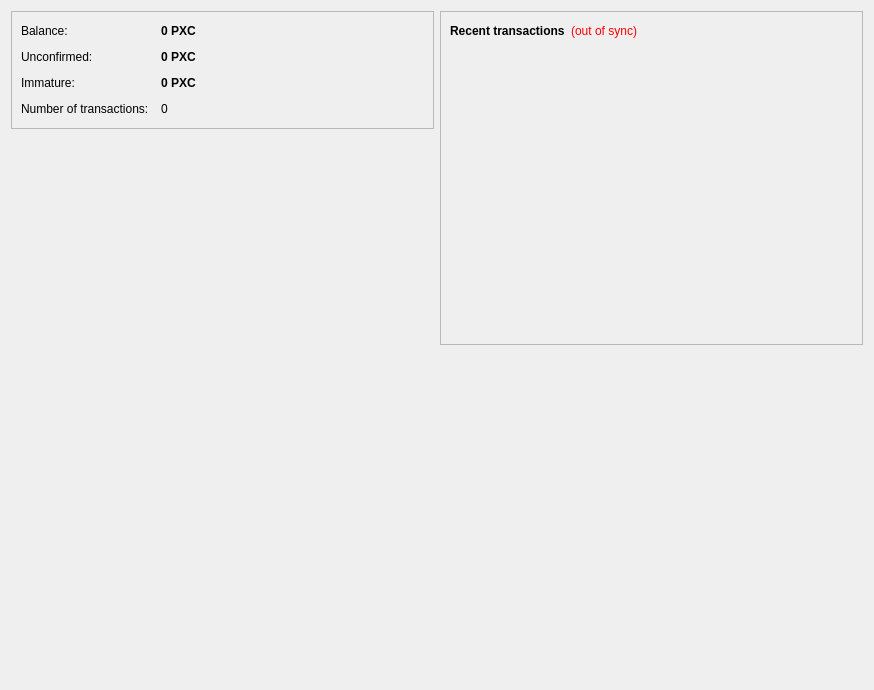
<?xml version="1.0" encoding="UTF-8"?>
<ui version="4.0">
 <class>OverviewPage</class>
 <widget class="QWidget" name="OverviewPage">
  <property name="geometry">
   <rect>
    <x>0</x>
    <y>0</y>
    <width>874</width>
    <height>690</height>
   </rect>
  </property>
  <property name="windowTitle">
   <string>Form</string>
  </property>
  <layout class="QHBoxLayout" name="horizontalLayout" stretch="1,1">
   <item>
    <layout class="QVBoxLayout" name="verticalLayout_2">
     <item>
      <widget class="QFrame" name="frame">
       <property name="frameShape">
        <enum>QFrame::StyledPanel</enum>
       </property>
       <property name="frameShadow">
        <enum>QFrame::Raised</enum>
       </property>
       <layout class="QVBoxLayout" name="verticalLayout_4">
        <item>
         <layout class="QFormLayout" name="formLayout_2">
          <property name="fieldGrowthPolicy">
           <enum>QFormLayout::AllNonFixedFieldsGrow</enum>
          </property>
          <property name="horizontalSpacing">
           <number>12</number>
          </property>
          <property name="verticalSpacing">
           <number>12</number>
          </property>
          <property name="topMargin">
           <number>3</number>
          </property>
          <property name="bottomMargin">
           <number>3</number>
          </property>
          <item row="0" column="0">
           <widget class="QLabel" name="label">
            <property name="text">
             <string>Balance:</string>
            </property>
           </widget>
          </item>
          <item row="0" column="1">
           <widget class="QLabel" name="labelBalance">
            <property name="font">
             <font>
              <weight>75</weight>
              <bold>true</bold>
             </font>
            </property>
            <property name="cursor">
             <cursorShape>IBeamCursor</cursorShape>
            </property>
            <property name="toolTip">
             <string>Your available balance</string>
            </property>
            <property name="text">
             <string notr="true">0 PXC</string>
            </property>
            <property name="textInteractionFlags">
             <set>Qt::LinksAccessibleByMouse|Qt::TextSelectableByKeyboard|Qt::TextSelectableByMouse</set>
            </property>
           </widget>
          </item>
          <item row="1" column="0">
           <widget class="QLabel" name="labelUnconfirmedText">
            <property name="text">
             <string>Unconfirmed:</string>
            </property>
           </widget>
          </item>
          <item row="1" column="1">
           <widget class="QLabel" name="labelUnconfirmed">
            <property name="font">
             <font>
              <weight>75</weight>
              <bold>true</bold>
             </font>
            </property>
            <property name="cursor">
             <cursorShape>IBeamCursor</cursorShape>
            </property>
            <property name="toolTip">
             <string>Total of coins not yet confirmed and count pending toward the current balance</string>
            </property>
            <property name="text">
             <string notr="true">0 PXC</string>
            </property>
            <property name="textInteractionFlags">
             <set>Qt::LinksAccessibleByMouse|Qt::TextSelectableByKeyboard|Qt::TextSelectableByMouse</set>
            </property>
           </widget>
          </item>
          <item row="3" column="0">
           <widget class="QLabel" name="label_2">
            <property name="text">
             <string>Number of transactions:</string>
            </property>
           </widget>
          </item>
          <item row="3" column="1">
           <widget class="QLabel" name="labelNumTransactions">
            <property name="toolTip">
             <string>Total number of transactions in your wallet</string>
            </property>
            <property name="text">
             <string notr="true">0</string>
            </property>
           </widget>
          </item>
          <item row="2" column="0">
           <widget class="QLabel" name="labelImmatureText">
            <property name="text">
             <string>Immature:</string>
            </property>
           </widget>
          </item>
          <item row="2" column="1">
           <widget class="QLabel" name="labelImmature">
            <property name="font">
             <font>
              <weight>75</weight>
              <bold>true</bold>
             </font>
            </property>
            <property name="toolTip">
             <string>Mined balance not yet matured</string>
            </property>
            <property name="text">
             <string notr="true">0 PXC</string>
            </property>
            <property name="textInteractionFlags">
             <set>Qt::LinksAccessibleByMouse|Qt::TextSelectableByKeyboard|Qt::TextSelectableByMouse</set>
            </property>
           </widget>
          </item>
         </layout>
        </item>
       </layout>
      </widget>
     </item>
     <item alignment="Qt::AlignHCenter|Qt::AlignTop">
      <widget class="QLabel" name="phoenix">
       <property name="enabled">
        <bool>true</bool>
       </property>
       <property name="sizePolicy">
        <sizepolicy hsizetype="Fixed" vsizetype="Fixed">
         <horstretch>0</horstretch>
         <verstretch>0</verstretch>
        </sizepolicy>
       </property>
       <property name="minimumSize">
        <size>
         <width>300</width>
         <height>300</height>
        </size>
       </property>
       <property name="maximumSize">
        <size>
         <width>300</width>
         <height>300</height>
        </size>
       </property>
       <property name="baseSize">
        <size>
         <width>300</width>
         <height>300</height>
        </size>
       </property>
       <property name="styleSheet">
        <string notr="true">image: url(:/images/phoenix);</string>
       </property>
       <property name="text">
        <string/>
       </property>
      </widget>
     </item>
     <item>
      <spacer name="verticalSpacer">
       <property name="orientation">
        <enum>Qt::Vertical</enum>
       </property>
       <property name="sizeHint" stdset="0">
        <size>
         <width>20</width>
         <height>40</height>
        </size>
       </property>
      </spacer>
     </item>
    </layout>
   </item>
   <item>
    <layout class="QVBoxLayout" name="verticalLayout_3">
     <item>
      <widget class="QFrame" name="frame_2">
       <property name="frameShape">
        <enum>QFrame::StyledPanel</enum>
       </property>
       <property name="frameShadow">
        <enum>QFrame::Raised</enum>
       </property>
       <layout class="QVBoxLayout" name="verticalLayout">
        <item>
         <layout class="QHBoxLayout" name="horizontalLayout_2">
          <item>
           <widget class="QLabel" name="label_4">
            <property name="text">
             <string>&lt;b&gt;Recent transactions&lt;/b&gt;</string>
            </property>
           </widget>
          </item>
          <item>
           <widget class="QLabel" name="labelTransactionsStatus">
            <property name="toolTip">
             <string>The displayed information may be out of date. Your wallet automatically synchronizes with the Phoenixcoin network after a connection is established, but this process has not completed yet.</string>
            </property>
            <property name="styleSheet">
             <string notr="true">QLabel { color: red; }</string>
            </property>
            <property name="text">
             <string notr="true">(out of sync)</string>
            </property>
            <property name="alignment">
             <set>Qt::AlignRight|Qt::AlignTrailing|Qt::AlignVCenter</set>
            </property>
           </widget>
          </item>
          <item>
           <spacer name="horizontalSpacer">
            <property name="orientation">
             <enum>Qt::Horizontal</enum>
            </property>
            <property name="sizeHint" stdset="0">
             <size>
              <width>40</width>
              <height>20</height>
             </size>
            </property>
           </spacer>
          </item>
         </layout>
        </item>
        <item>
         <widget class="QListView" name="listTransactions">
          <property name="styleSheet">
           <string notr="true">QListView { background: transparent; }</string>
          </property>
          <property name="frameShape">
           <enum>QFrame::NoFrame</enum>
          </property>
          <property name="verticalScrollBarPolicy">
           <enum>Qt::ScrollBarAlwaysOff</enum>
          </property>
          <property name="horizontalScrollBarPolicy">
           <enum>Qt::ScrollBarAlwaysOff</enum>
          </property>
          <property name="selectionMode">
           <enum>QAbstractItemView::NoSelection</enum>
          </property>
         </widget>
        </item>
       </layout>
      </widget>
     </item>
     <item>
      <spacer name="verticalSpacer_2">
       <property name="orientation">
        <enum>Qt::Vertical</enum>
       </property>
       <property name="sizeHint" stdset="0">
        <size>
         <width>20</width>
         <height>40</height>
        </size>
       </property>
      </spacer>
     </item>
    </layout>
   </item>
  </layout>
 </widget>
 <resources/>
 <resources>
  <include location="../bitcoin.qrc"/>
 </resources>
 <connections/>
</ui>
